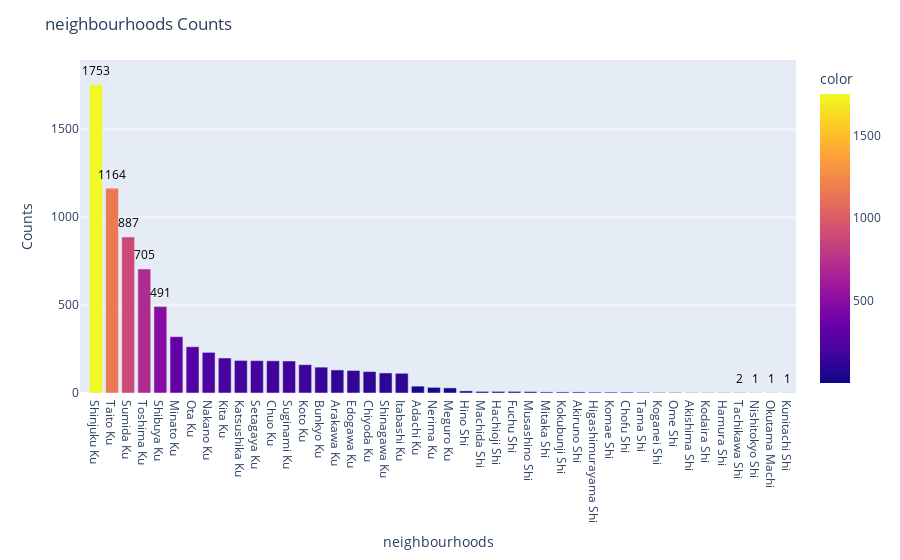

Source (notebook cell):
### Code cell
sorted_neighbourhoods, sorted_counts = sorted_count(neighbourhood_counts)

fig = create_bar_chart(
    x_data=sorted_neighbourhoods,
    y_data=sorted_counts,
    x_title='neighbourhoods',
    y_title='Counts',
    chart_title='neighbourhoods Counts'
)

### Figure 1 — Plotly figure (JSON) as saved in the notebook; plotly's stock layout.template omitted (floating-point values rounded to 4 significant figures)
{"data": [{"alignmentgroup": "True", "hovertemplate": "x=%{x}<br>y=%{y}<br>color=%{marker.color}<extra></extra>", "legendgroup": "", "marker": {"color": [1753, 1164, 887, 705, 491, 320, 263, 231, 199, 185, 184, 183, 182, 161, 147, 131, 128, 122, 114, 112, 39, 32, 29, 12, 9, 9, 9, 8, 6, 6, 6, 5, 5, 5, 4, 3, 3, 2, 2, 2, 2, 1, 1, 1], "coloraxis": "coloraxis"}, "name": "", "offsetgroup": "", "orientation": "v", "showlegend": false, "textposition": "auto", "type": "bar", "x": ["Shinjuku Ku", "Taito Ku", "Sumida Ku", "Toshima Ku", "Shibuya Ku", "Minato Ku", "Ota Ku", "Nakano Ku", "Kita Ku", "Katsushika Ku", "Setagaya Ku", "Chuo Ku", "Suginami Ku", "Koto Ku", "Bunkyo Ku", "Arakawa Ku", "Edogawa Ku", "Chiyoda Ku", "Shinagawa Ku", "Itabashi Ku", "Adachi Ku", "Nerima Ku", "Meguro Ku", "Hino Shi", "Machida Shi", "Hachioji Shi", "Fuchu Shi", "Musashino Shi", "Mitaka Shi", "Kokubunji Shi", "Akiruno Shi", "Higashimurayama Shi", "Komae Shi", "Chofu Shi", "Tama Shi", "Koganei Shi", "Ome Shi", "Akishima Shi", "Kodaira Shi", "Hamura Shi", "Tachikawa Shi", "Nishitokyo Shi", "Okutama Machi", "Kunitachi Shi"], "xaxis": "x", "y": [1753, 1164, 887, 705, 491, 320, 263, 231, 199, 185, 184, 183, 182, 161, 147, 131, 128, 122, 114, 112, 39, 32, 29, 12, 9, 9, 9, 8, 6, 6, 6, 5, 5, 5, 4, 3, 3, 2, 2, 2, 2, 1, 1, 1], "yaxis": "y"}], "layout": {"annotations": [{"font": {"color": "black", "size": 12}, "showarrow": false, "text": "1753", "x": "Shinjuku Ku", "y": 1833}, {"font": {"color": "black", "size": 12}, "showarrow": false, "text": "1164", "x": "Taito Ku", "y": 1244}, {"font": {"color": "black", "size": 12}, "showarrow": false, "text": "887", "x": "Sumida Ku", "y": 967}, {"font": {"color": "black", "size": 12}, "showarrow": false, "text": "705", "x": "Toshima Ku", "y": 785}, {"font": {"color": "black", "size": 12}, "showarrow": false, "text": "491", "x": "Shibuya Ku", "y": 571}, {"font": {"color": "black", "size": 12}, "showarrow": false, "text": "2", "x": "Tachikawa Shi", "y": 82}, {"font": {"color": "black", "size": 12}, "showarrow": false, "text": "1", "x": "Nishitokyo Shi", "y": 81}, {"font": {"color": "black", "size": 12}, "showarrow": false, "text": "1", "x": "Okutama Machi", "y": 81}, {"font": {"color": "black", "size": 12}, "showarrow": false, "text": "1", "x": "Kunitachi Shi", "y": 81}], "barmode": "relative", "coloraxis": {"colorbar": {"title": {"text": "color"}}, "colorscale": [[0, "#0d0887"], [0.1111, "#46039f"], [0.2222, "#7201a8"], [0.3333, "#9c179e"], [0.4444, "#bd3786"], [0.5556, "#d8576b"], [0.6667, "#ed7953"], [0.7778, "#fb9f3a"], [0.8889, "#fdca26"], [1, "#f0f921"]]}, "legend": {"tracegroupgap": 0}, "margin": {"t": 60}, "title": {"text": "neighbourhoods Counts"}, "xaxis": {"anchor": "y", "domain": [0, 1], "title": {"text": "neighbourhoods"}}, "yaxis": {"anchor": "x", "domain": [0, 1], "title": {"text": "Counts"}}}}
